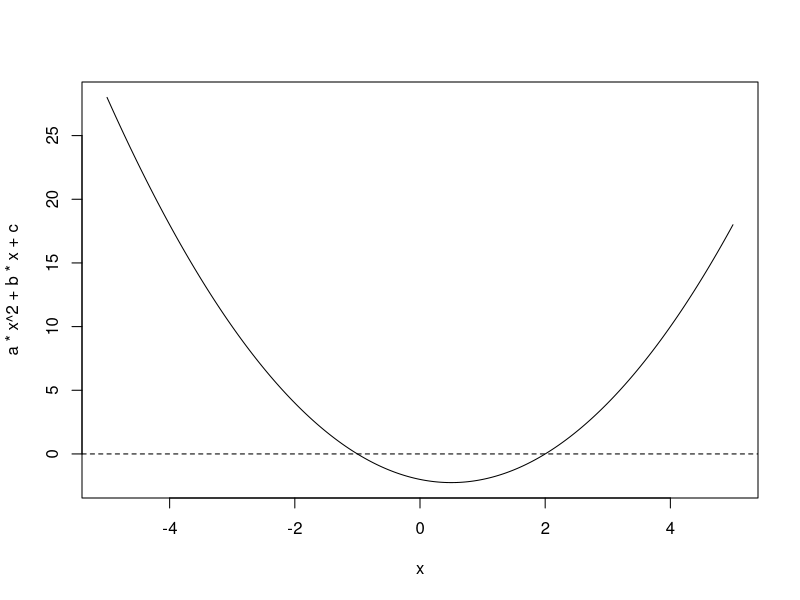

Write R code to recreate this figure.
## ---- chunk 1
x <- 1
y <- 2
x + y
## ---- chunk 2
#| echo: false

x <- 1
y <- 2
x + y
## ---- chunk 3
#| label: one-plus-two

x <- 1
y <- 2
x + y
## ---- chunk 4
a <- 1 
b <- -1
c <- -2
x <- seq(-5, 5, length = 300)
plot(x, a*x^2 + b*x + c, type = "l")
abline(h = 0, lty = 2)
